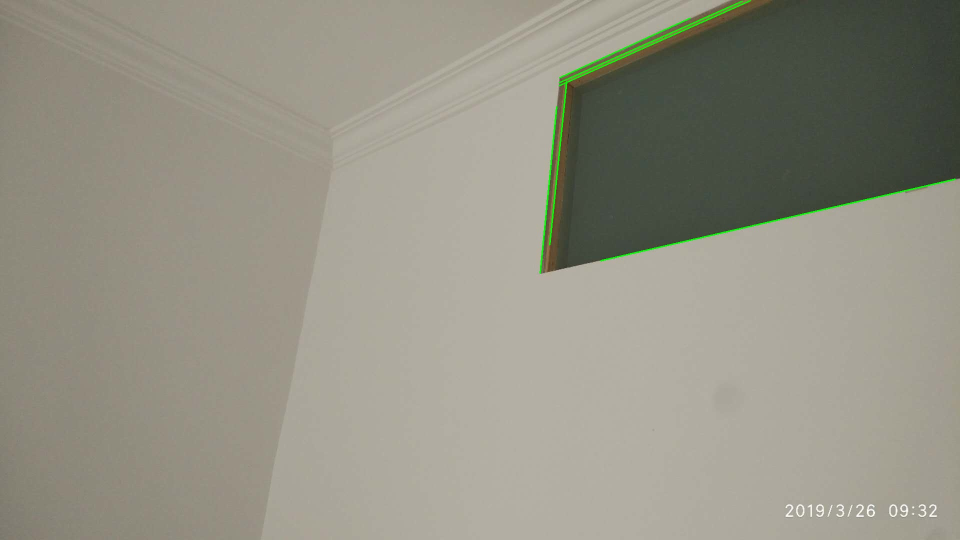
#> input picture picture/home_corner.jpg, 1920 x 1080 px, given in place of table_corner.jpg, which was not available (shown at 1/2 size)
$ python contour.py
#> lines starting #> are read from the running program, lines starting #| are printed output that depends on the picture; after the words box and inside, x2 and y2 are one past the last pixel; in counts of white or black regions, pixels touching at a corner belong together; pictures that were not available may be replaced by others from this repository, and a replacement may not be noted
#> further down, src_image is the input picture: shape (1080, 1920, 3); mean B, G, R 132.2, 145.7, 147.5
import cv2 as cv
import numpy as np
import os


def get_sorted_contours(contours):
    sorted_contours = sorted(contours, key=lambda x: -x.shape[0])

    return sorted_contours


def get_contours(image):
    gray = cv.cvtColor(image, cv.COLOR_BGR2GRAY)
    _, binary_image = cv.threshold(gray, 0, 255, cv.THRESH_BINARY + cv.THRESH_OTSU)
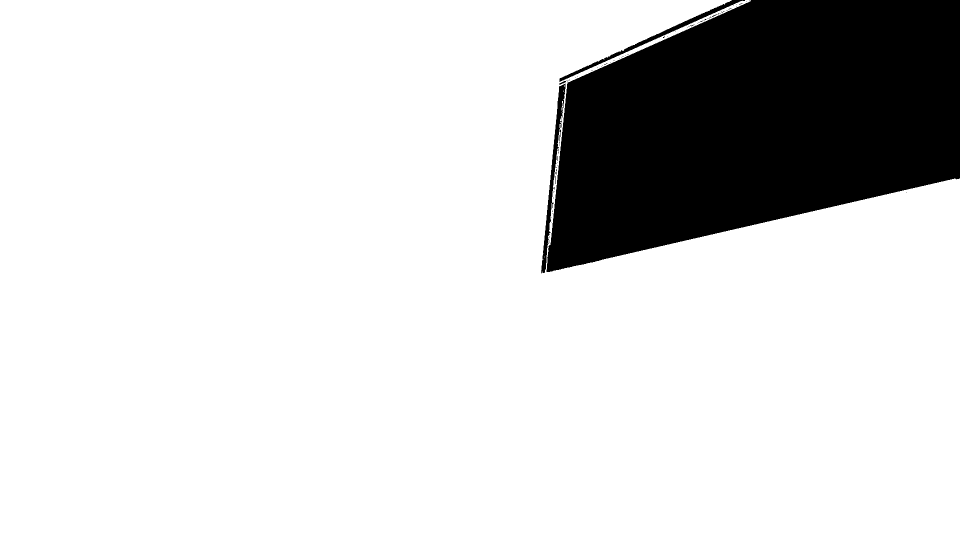
#> binary_image: shape (1080, 1920) (shown at 1/2 size); 84% white; 84 black regions (79 under 20 px)
    # binary_image = cv.adaptiveThreshold(gray, 255, cv.ADAPTIVE_THRESH_MEAN_C, cv.THRESH_BINARY, 11, 2)
    cv.imshow('binary_image', binary_image)
    cv.waitKey(0)

    contours, hierarchy = cv.findContours(binary_image, cv.RETR_TREE, cv.CHAIN_APPROX_SIMPLE)
#> contours = 120 contours, 114 with area under 20; largest, box (x1, y1, x2, y2) and area: (0, 0, 1920, 1080) 1740683, (1081, 167, 1132, 548) 3674, (1118, 161, 1133, 171) 56, (1118, 258, 1123, 283) 54, (1103, 404, 1108, 417) 28, (1114, 311, 1117, 323) 20

    # cv.drawContours(image, contours, -1, (0, 0, 255), 2)
    # new_contours = contours[:10000]
    # cv.drawContours(image, new_contours, -1, (0, 0, 255), 2)

    sorted_contours = get_sorted_contours(contours)
#> in get_sorted_contours, `sorted_contours = sorted(contours, key=lambda x: -x.shape[0])`: sorted_contours has the same summary as contours in get_contours
#> sorted_contours has the same summary as contours

    new_contours = sorted_contours[:10]
#> new_contours = 10 contours, 5 with area under 20; largest, box (x1, y1, x2, y2) and area: (0, 0, 1920, 1080) 1740683, (1081, 167, 1132, 548) 3674, (1118, 161, 1133, 171) 56, (1118, 258, 1123, 283) 54, (1103, 404, 1108, 417) 28
    cv.drawContours(image, new_contours, -1, (255, 0, 0), 2)
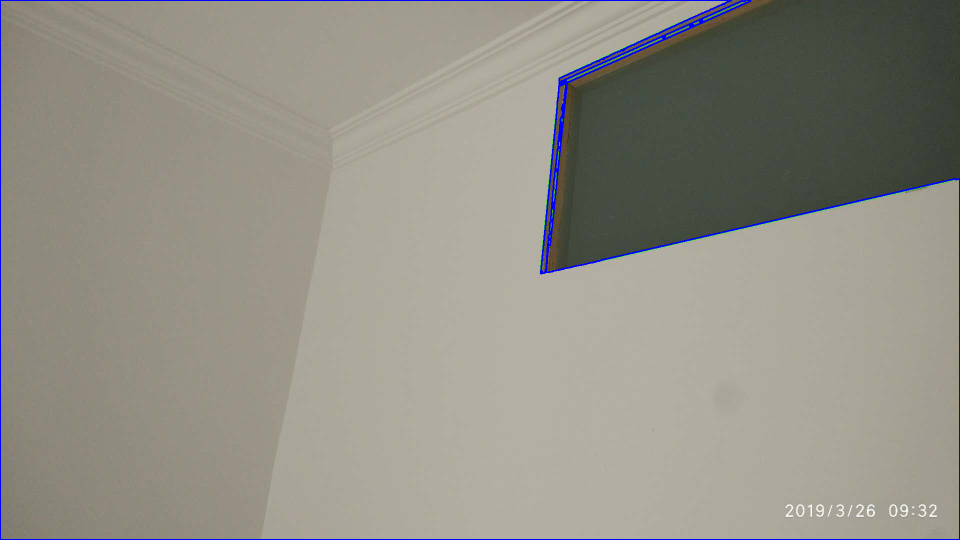
#> image: shape (1080, 1920, 3) (shown at 1/2 size); 1.04% of pixels changed, all inside (x1, y1, x2, y2) = (0, 0, 1920, 1080)

    # x, y, w, h = cv.boundingRect(new_contours[0])
    # image = cv.rectangle(image, (x, y), (x + w, y + h), (0, 255, 0), 2)

    for i in range(10):
        rect = cv.minAreaRect(new_contours[i])
        box = cv.boxPoints(rect)
        box = np.int0(box)
        image = cv.drawContours(image, [box], 0, (0, 0, 255), 2)
#> this loop made 10 passes
#> (rect, box) on passes 1 to 7: (((959.5, 539.5), (1079, 1919), -90), [[1918, 1078], [0, 1078], [0, 0], [1918, 0]]), (((1105.2, 356.9), (382.9, 14.37), -84.09), [[1092, 548], [1078, 546], [1117, 165], [1132, 167]]), (((1124.8, 165), (15.64, 4.67), -23.96), [[1118, 170], [1116, 166], [1130, 159], [1132, 163]]), (((1383.1, 50.97), (8, 3.4), -14.04), [[1379, 53], [1378, 50], [1386, 48], [1387, 51]]), (((1119.7, 270), (24.08, 3.28), -84.29), [[1120, 282], [1116, 281], [1119, 257], [1122, 258]]), (((1402.2, 42.4), (6.26, 2.68), -26.57), [[1400, 45], [1398, 42], [1404, 39], [1405, 42]]), (((1105, 410), (12, 4), -90), [[1107, 416], [1103, 416], [1103, 404], [1107, 404]])
#> pass 1, in get_contours, `image = cv.drawContours(image, [box], 0, (0, 0, 255), 2)`:
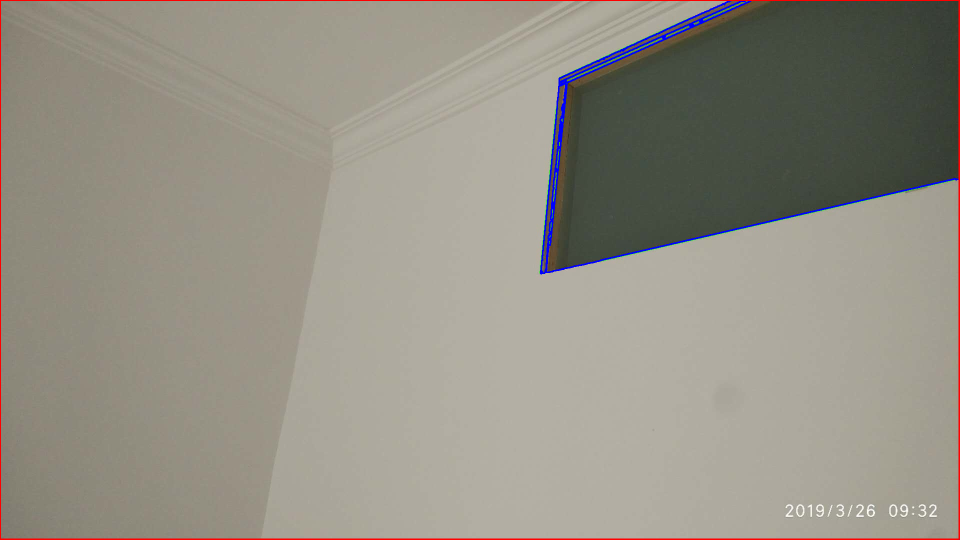
#> image: shape (1080, 1920, 3) (shown at 1/2 size); 0.72% of pixels changed, all inside (x1, y1, x2, y2) = (0, 0, 1920, 1080)
#> pass 2, in get_contours, `image = cv.drawContours(image, [box], 0, (0, 0, 255), 2)`:
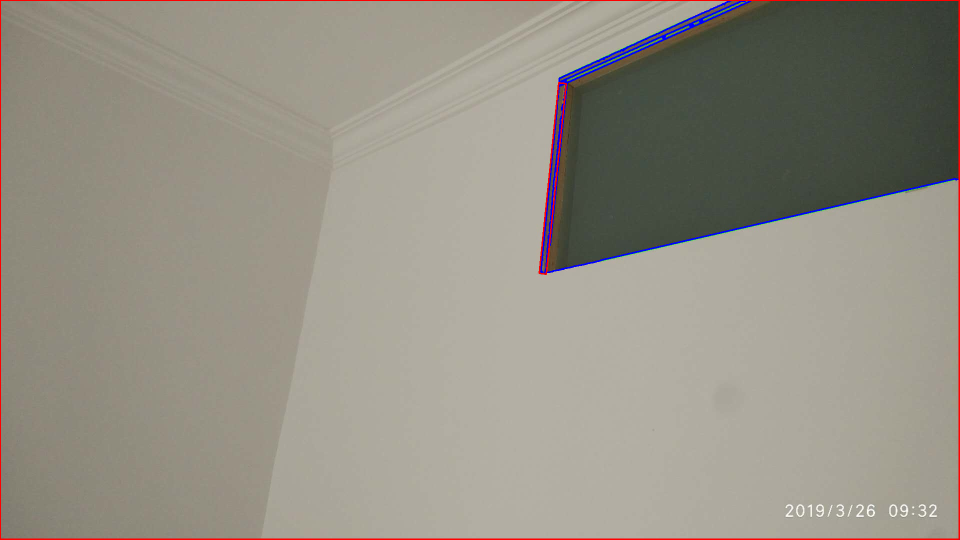
#> image: shape (1080, 1920, 3) (shown at 1/2 size); 0.11% of pixels changed, all inside (x1, y1, x2, y2) = (1077, 164, 1134, 550)
#> after the loop: image: shape (1080, 1920, 3); mean B, G, R 132.2, 143.6, 148.3

    cv.imshow('walk_corner_contours', image)
    cv.waitKey(0)
    cv.destroyAllWindows()

    return image


picture_types = ['walk', 'road', 'niu', 'home', 'table', 'window', 'office']
type = picture_types[4]

picture_file = type + '_corner.jpg'
picture_directory = 'D:\data\picture'

src_image = cv.imread(os.path.join(picture_directory, picture_file))

image_contours = get_contours(src_image)

output_directory = os.path.join('picture', type + '_contours.jpg')

cv.imwrite(output_directory, image_contours)
